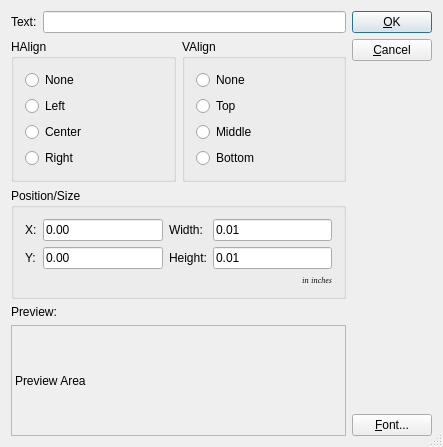
<ui version="4.0" >
 <author></author>
 <comment> * Copyright (c) 2002-2006 by OpenMFG, LLC
 *
 * This program is free software; you can redistribute it and/or modify
 * it under the terms of the GNU General Public License as published by
 * the Free Software Foundation; either version 2 of the License, or
 * (at your option) any later version.
 *
 * This program is distributed in the hope that it will be useful,
 * but WITHOUT ANY WARRANTY; without even the implied warranty of
 * MERCHANTABILITY or FITNESS FOR A PARTICULAR PURPOSE.  See the
 * GNU General Public License for more details.
 *
 * You should have received a copy of the GNU General Public License
 * along with this program; if not, write to the Free Software
 * Foundation, Inc., 59 Temple Place, Suite 330, Boston, MA  02111-1307  USA
 *
 * If you do not wish to be bound by the terms of the GNU General Public
 * License, DO NOT USE THIS SOFTWARE.  Please contact OpenMFG, LLC at
 * info@openmfg.com for details on how to purchase a commercial license.</comment>
 <exportmacro></exportmacro>
 <class>LabelEditor</class>
 <widget class="QDialog" name="LabelEditor" >
  <property name="geometry" >
   <rect>
    <x>0</x>
    <y>0</y>
    <width>443</width>
    <height>447</height>
   </rect>
  </property>
  <property name="sizePolicy" >
   <sizepolicy>
    <hsizetype>1</hsizetype>
    <vsizetype>1</vsizetype>
    <horstretch>0</horstretch>
    <verstretch>0</verstretch>
   </sizepolicy>
  </property>
  <property name="windowTitle" >
   <string>Properties (Label)</string>
  </property>
  <property name="sizeGripEnabled" >
   <bool>true</bool>
  </property>
  <layout class="QHBoxLayout" >
   <property name="margin" >
    <number>11</number>
   </property>
   <property name="spacing" >
    <number>6</number>
   </property>
   <item>
    <layout class="QVBoxLayout" >
     <property name="margin" >
      <number>0</number>
     </property>
     <property name="spacing" >
      <number>6</number>
     </property>
     <item>
      <layout class="QHBoxLayout" >
       <property name="margin" >
        <number>0</number>
       </property>
       <property name="spacing" >
        <number>6</number>
       </property>
       <item>
        <widget class="QLabel" name="TextLabel1" >
         <property name="sizePolicy" >
          <sizepolicy>
           <hsizetype>5</hsizetype>
           <vsizetype>1</vsizetype>
           <horstretch>0</horstretch>
           <verstretch>0</verstretch>
          </sizepolicy>
         </property>
         <property name="text" >
          <string>Text:</string>
         </property>
        </widget>
       </item>
       <item>
        <widget class="QLineEdit" name="tbText" />
       </item>
      </layout>
     </item>
     <item>
      <layout class="QHBoxLayout" >
       <property name="margin" >
        <number>0</number>
       </property>
       <property name="spacing" >
        <number>6</number>
       </property>
       <item>
        <widget class="QGroupBox" name="bgHAlign" >
         <property name="sizePolicy" >
          <sizepolicy>
           <hsizetype>5</hsizetype>
           <vsizetype>1</vsizetype>
           <horstretch>0</horstretch>
           <verstretch>0</verstretch>
          </sizepolicy>
         </property>
         <property name="title" >
          <string>HAlign</string>
         </property>
         <layout class="QVBoxLayout" >
          <property name="margin" >
           <number>11</number>
          </property>
          <property name="spacing" >
           <number>6</number>
          </property>
          <item>
           <widget class="QRadioButton" name="rbHAlignNone" >
            <property name="text" >
             <string>None</string>
            </property>
           </widget>
          </item>
          <item>
           <widget class="QRadioButton" name="rbHAlignLeft" >
            <property name="text" >
             <string>Left</string>
            </property>
           </widget>
          </item>
          <item>
           <widget class="QRadioButton" name="rbHAlignCenter" >
            <property name="text" >
             <string>Center</string>
            </property>
           </widget>
          </item>
          <item>
           <widget class="QRadioButton" name="rbHAlignRight" >
            <property name="text" >
             <string>Right</string>
            </property>
           </widget>
          </item>
         </layout>
        </widget>
       </item>
       <item>
        <widget class="QGroupBox" name="bgVAlign" >
         <property name="sizePolicy" >
          <sizepolicy>
           <hsizetype>5</hsizetype>
           <vsizetype>1</vsizetype>
           <horstretch>0</horstretch>
           <verstretch>0</verstretch>
          </sizepolicy>
         </property>
         <property name="title" >
          <string>VAlign</string>
         </property>
         <layout class="QVBoxLayout" >
          <property name="margin" >
           <number>11</number>
          </property>
          <property name="spacing" >
           <number>6</number>
          </property>
          <item>
           <widget class="QRadioButton" name="rbVAlignNone" >
            <property name="text" >
             <string>None</string>
            </property>
           </widget>
          </item>
          <item>
           <widget class="QRadioButton" name="rbVAlignTop" >
            <property name="text" >
             <string>Top</string>
            </property>
           </widget>
          </item>
          <item>
           <widget class="QRadioButton" name="rbVAlignMiddle" >
            <property name="text" >
             <string>Middle</string>
            </property>
           </widget>
          </item>
          <item>
           <widget class="QRadioButton" name="rbVAlignBottom" >
            <property name="text" >
             <string>Bottom</string>
            </property>
           </widget>
          </item>
         </layout>
        </widget>
       </item>
      </layout>
     </item>
     <item>
      <widget class="QGroupBox" name="GroupBox1" >
       <property name="title" >
        <string>Position/Size</string>
       </property>
       <layout class="QGridLayout" >
        <property name="margin" >
         <number>11</number>
        </property>
        <property name="spacing" >
         <number>6</number>
        </property>
        <item row="1" column="3" >
         <widget class="QLineEdit" name="leHeight" >
          <property name="text" >
           <string>0.01</string>
          </property>
         </widget>
        </item>
        <item row="0" column="3" >
         <widget class="QLineEdit" name="leWidth" >
          <property name="text" >
           <string>0.01</string>
          </property>
         </widget>
        </item>
        <item row="1" column="0" >
         <widget class="QLabel" name="TextLabel2" >
          <property name="text" >
           <string>Y:</string>
          </property>
         </widget>
        </item>
        <item row="1" column="2" >
         <widget class="QLabel" name="TextLabel4" >
          <property name="text" >
           <string>Height:</string>
          </property>
         </widget>
        </item>
        <item row="0" column="0" >
         <widget class="QLabel" name="TextLabel1_3" >
          <property name="text" >
           <string>X:</string>
          </property>
         </widget>
        </item>
        <item row="0" column="2" >
         <widget class="QLabel" name="TextLabel3" >
          <property name="text" >
           <string>Width:</string>
          </property>
         </widget>
        </item>
        <item row="2" column="3" >
         <widget class="QLabel" name="TextLabel5" >
          <property name="font" >
           <font>
            <family>Helvetica [Cronyx]</family>
            <pointsize>6</pointsize>
            <weight>50</weight>
            <italic>true</italic>
            <bold>false</bold>
            <underline>false</underline>
            <strikeout>false</strikeout>
           </font>
          </property>
          <property name="text" >
           <string>in inches</string>
          </property>
          <property name="textFormat" >
           <enum>Qt::AutoText</enum>
          </property>
          <property name="alignment" >
           <set>Qt::AlignRight|Qt::AlignTrailing|Qt::AlignVCenter</set>
          </property>
         </widget>
        </item>
        <item row="1" column="1" >
         <widget class="QLineEdit" name="leYPos" >
          <property name="text" >
           <string>0.00</string>
          </property>
         </widget>
        </item>
        <item row="0" column="1" >
         <widget class="QLineEdit" name="leXPos" >
          <property name="text" >
           <string>0.00</string>
          </property>
         </widget>
        </item>
       </layout>
      </widget>
     </item>
     <item>
      <widget class="QLabel" name="TextLabel1_2" >
       <property name="sizePolicy" >
        <sizepolicy>
         <hsizetype>5</hsizetype>
         <vsizetype>1</vsizetype>
         <horstretch>0</horstretch>
         <verstretch>0</verstretch>
        </sizepolicy>
       </property>
       <property name="text" >
        <string>Preview:</string>
       </property>
      </widget>
     </item>
     <item>
      <widget class="QLabel" name="labelPreview" >
       <property name="sizePolicy" >
        <sizepolicy>
         <hsizetype>5</hsizetype>
         <vsizetype>7</vsizetype>
         <horstretch>0</horstretch>
         <verstretch>0</verstretch>
        </sizepolicy>
       </property>
       <property name="minimumSize" >
        <size>
         <width>0</width>
         <height>42</height>
        </size>
       </property>
       <property name="frameShape" >
        <enum>QFrame::StyledPanel</enum>
       </property>
       <property name="frameShadow" >
        <enum>QFrame::Sunken</enum>
       </property>
       <property name="text" >
        <string>Preview Area</string>
       </property>
       <property name="alignment" >
        <set>Qt::AlignVCenter</set>
       </property>
      </widget>
     </item>
    </layout>
   </item>
   <item>
    <layout class="QVBoxLayout" >
     <property name="margin" >
      <number>0</number>
     </property>
     <property name="spacing" >
      <number>6</number>
     </property>
     <item>
      <widget class="QPushButton" name="buttonOk" >
       <property name="text" >
        <string>&amp;OK</string>
       </property>
       <property name="shortcut" >
        <string>Alt+O</string>
       </property>
       <property name="autoDefault" >
        <bool>true</bool>
       </property>
       <property name="default" >
        <bool>true</bool>
       </property>
      </widget>
     </item>
     <item>
      <widget class="QPushButton" name="buttonCancel" >
       <property name="text" >
        <string>&amp;Cancel</string>
       </property>
       <property name="shortcut" >
        <string>Alt+C</string>
       </property>
       <property name="autoDefault" >
        <bool>true</bool>
       </property>
      </widget>
     </item>
     <item>
      <spacer>
       <property name="orientation" >
        <enum>Qt::Vertical</enum>
       </property>
       <property name="sizeType" >
        <enum>QSizePolicy::Expanding</enum>
       </property>
       <property name="sizeHint" >
        <size>
         <width>20</width>
         <height>20</height>
        </size>
       </property>
      </spacer>
     </item>
     <item>
      <widget class="QPushButton" name="btnFont" >
       <property name="text" >
        <string>&amp;Font...</string>
       </property>
      </widget>
     </item>
    </layout>
   </item>
  </layout>
 </widget>
 <layoutdefault spacing="6" margin="11" />
 <pixmapfunction>qPixmapFromMimeSource</pixmapfunction>
 <tabstops>
  <tabstop>tbText</tabstop>
  <tabstop>rbHAlignNone</tabstop>
  <tabstop>rbHAlignLeft</tabstop>
  <tabstop>rbHAlignCenter</tabstop>
  <tabstop>rbHAlignRight</tabstop>
  <tabstop>rbVAlignNone</tabstop>
  <tabstop>rbVAlignTop</tabstop>
  <tabstop>rbVAlignMiddle</tabstop>
  <tabstop>rbVAlignBottom</tabstop>
  <tabstop>leXPos</tabstop>
  <tabstop>leWidth</tabstop>
  <tabstop>leYPos</tabstop>
  <tabstop>leHeight</tabstop>
  <tabstop>btnFont</tabstop>
  <tabstop>buttonOk</tabstop>
  <tabstop>buttonCancel</tabstop>
 </tabstops>
 <resources/>
 <connections>
  <connection>
   <sender>buttonOk</sender>
   <signal>clicked()</signal>
   <receiver>LabelEditor</receiver>
   <slot>accept()</slot>
   <hints>
    <hint type="sourcelabel" >
     <x>20</x>
     <y>20</y>
    </hint>
    <hint type="destinationlabel" >
     <x>20</x>
     <y>20</y>
    </hint>
   </hints>
  </connection>
  <connection>
   <sender>buttonCancel</sender>
   <signal>clicked()</signal>
   <receiver>LabelEditor</receiver>
   <slot>reject()</slot>
   <hints>
    <hint type="sourcelabel" >
     <x>20</x>
     <y>20</y>
    </hint>
    <hint type="destinationlabel" >
     <x>20</x>
     <y>20</y>
    </hint>
   </hints>
  </connection>
 </connections>
</ui>
